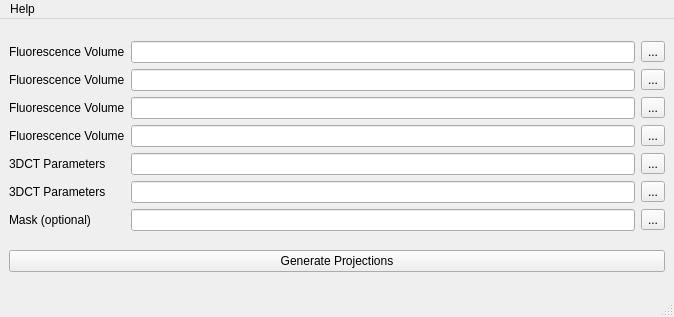
<?xml version="1.0" encoding="UTF-8"?>
<ui version="4.0">
 <class>MainWindow</class>
 <widget class="QMainWindow" name="MainWindow">
  <property name="geometry">
   <rect>
    <x>0</x>
    <y>0</y>
    <width>674</width>
    <height>317</height>
   </rect>
  </property>
  <property name="windowTitle">
   <string>Fluorescence Projection</string>
  </property>
  <widget class="QWidget" name="centralwidget">
   <layout class="QVBoxLayout" name="verticalLayout">
    <item>
     <layout class="QGridLayout" name="gridLayout">
      <item row="4" column="1">
       <widget class="QLineEdit" name="lineEdit_vol4"/>
      </item>
      <item row="7" column="1">
       <widget class="QLineEdit" name="lineEdit_mask"/>
      </item>
      <item row="6" column="1">
       <widget class="QLineEdit" name="lineEdit_param2"/>
      </item>
      <item row="5" column="1">
       <widget class="QLineEdit" name="lineEdit_param1"/>
      </item>
      <item row="3" column="2">
       <widget class="QToolButton" name="toolButton_vol3">
        <property name="text">
         <string>...</string>
        </property>
       </widget>
      </item>
      <item row="6" column="2">
       <widget class="QToolButton" name="toolButton_param2">
        <property name="text">
         <string>...</string>
        </property>
       </widget>
      </item>
      <item row="7" column="2">
       <widget class="QToolButton" name="toolButton_mask">
        <property name="text">
         <string>...</string>
        </property>
       </widget>
      </item>
      <item row="2" column="2">
       <widget class="QToolButton" name="toolButton_vol2">
        <property name="text">
         <string>...</string>
        </property>
       </widget>
      </item>
      <item row="1" column="1">
       <widget class="QLineEdit" name="lineEdit_vol1"/>
      </item>
      <item row="1" column="2">
       <widget class="QToolButton" name="toolButton_vol1">
        <property name="text">
         <string>...</string>
        </property>
       </widget>
      </item>
      <item row="5" column="2">
       <widget class="QToolButton" name="toolButton_param1">
        <property name="text">
         <string>...</string>
        </property>
       </widget>
      </item>
      <item row="3" column="1">
       <widget class="QLineEdit" name="lineEdit_vol3"/>
      </item>
      <item row="2" column="1">
       <widget class="QLineEdit" name="lineEdit_vol2"/>
      </item>
      <item row="4" column="2">
       <widget class="QToolButton" name="toolButton_vol4">
        <property name="text">
         <string>...</string>
        </property>
       </widget>
      </item>
      <item row="7" column="0">
       <widget class="QLabel" name="label_mask">
        <property name="text">
         <string>Mask (optional)</string>
        </property>
       </widget>
      </item>
      <item row="6" column="0">
       <widget class="QLabel" name="label_param2">
        <property name="text">
         <string>3DCT Parameters</string>
        </property>
       </widget>
      </item>
      <item row="5" column="0">
       <widget class="QLabel" name="label_param1">
        <property name="text">
         <string>3DCT Parameters</string>
        </property>
       </widget>
      </item>
      <item row="4" column="0">
       <widget class="QLabel" name="label_vol4">
        <property name="text">
         <string>Fluorescence Volume</string>
        </property>
       </widget>
      </item>
      <item row="3" column="0">
       <widget class="QLabel" name="label_vol3">
        <property name="text">
         <string>Fluorescence Volume</string>
        </property>
       </widget>
      </item>
      <item row="2" column="0">
       <widget class="QLabel" name="label_vol2">
        <property name="text">
         <string>Fluorescence Volume</string>
        </property>
       </widget>
      </item>
      <item row="1" column="0">
       <widget class="QLabel" name="label_vol1">
        <property name="sizePolicy">
         <sizepolicy hsizetype="Preferred" vsizetype="Preferred">
          <horstretch>0</horstretch>
          <verstretch>0</verstretch>
         </sizepolicy>
        </property>
        <property name="text">
         <string>Fluorescence Volume</string>
        </property>
       </widget>
      </item>
     </layout>
    </item>
    <item>
     <widget class="QPushButton" name="pushButton_generateProjections">
      <property name="text">
       <string>Generate Projections</string>
      </property>
     </widget>
    </item>
   </layout>
  </widget>
  <widget class="QStatusBar" name="statusbar"/>
  <widget class="QMenuBar" name="menuBar">
   <property name="geometry">
    <rect>
     <x>0</x>
     <y>0</y>
     <width>674</width>
     <height>22</height>
    </rect>
   </property>
   <property name="layoutDirection">
    <enum>Qt::LeftToRight</enum>
   </property>
   <widget class="QMenu" name="menuHelp">
    <property name="title">
     <string>Help</string>
    </property>
    <addaction name="actionDocumentation"/>
   </widget>
   <addaction name="menuHelp"/>
  </widget>
  <action name="actionDocumentation">
   <property name="text">
    <string>Documentation</string>
   </property>
  </action>
 </widget>
 <resources/>
 <connections/>
</ui>
